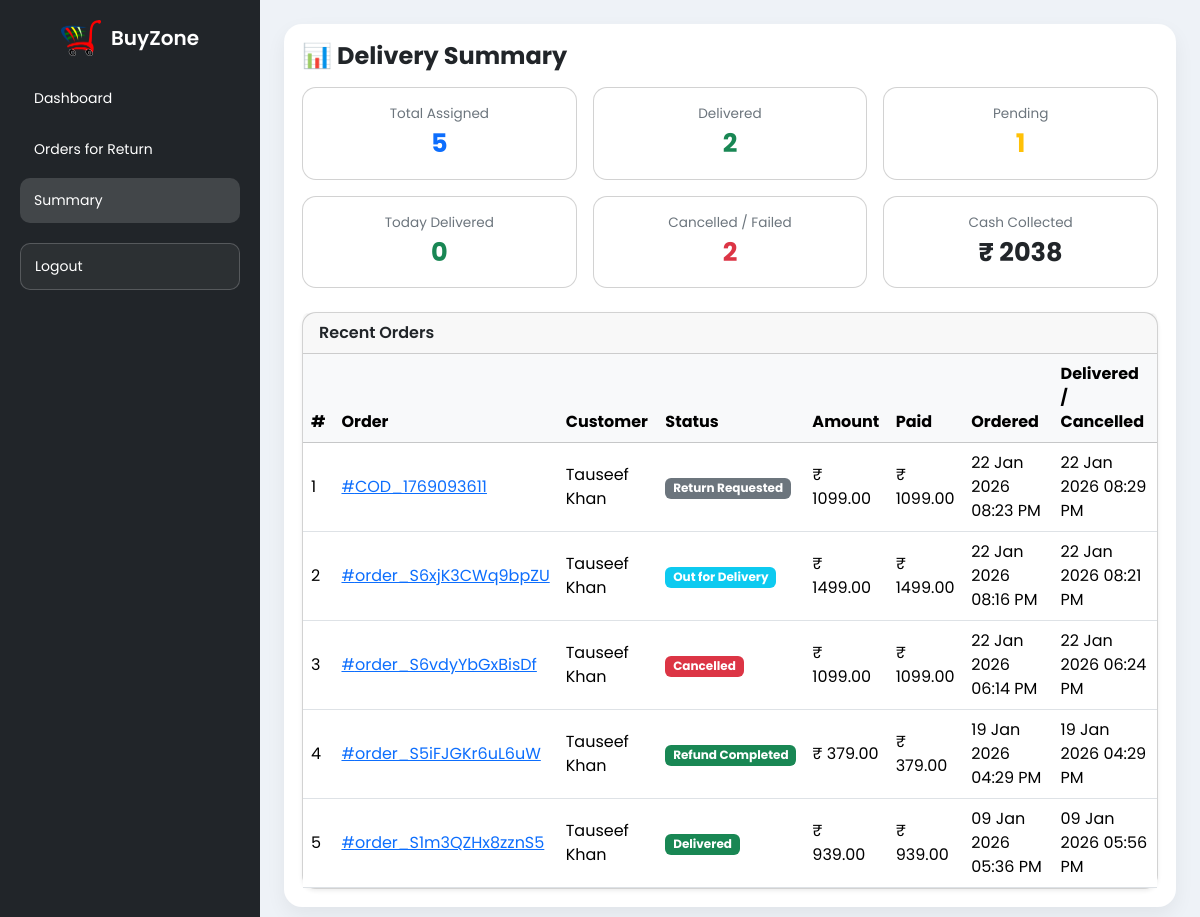
Before: /delivery/stats/ (signed in) with the older database file.
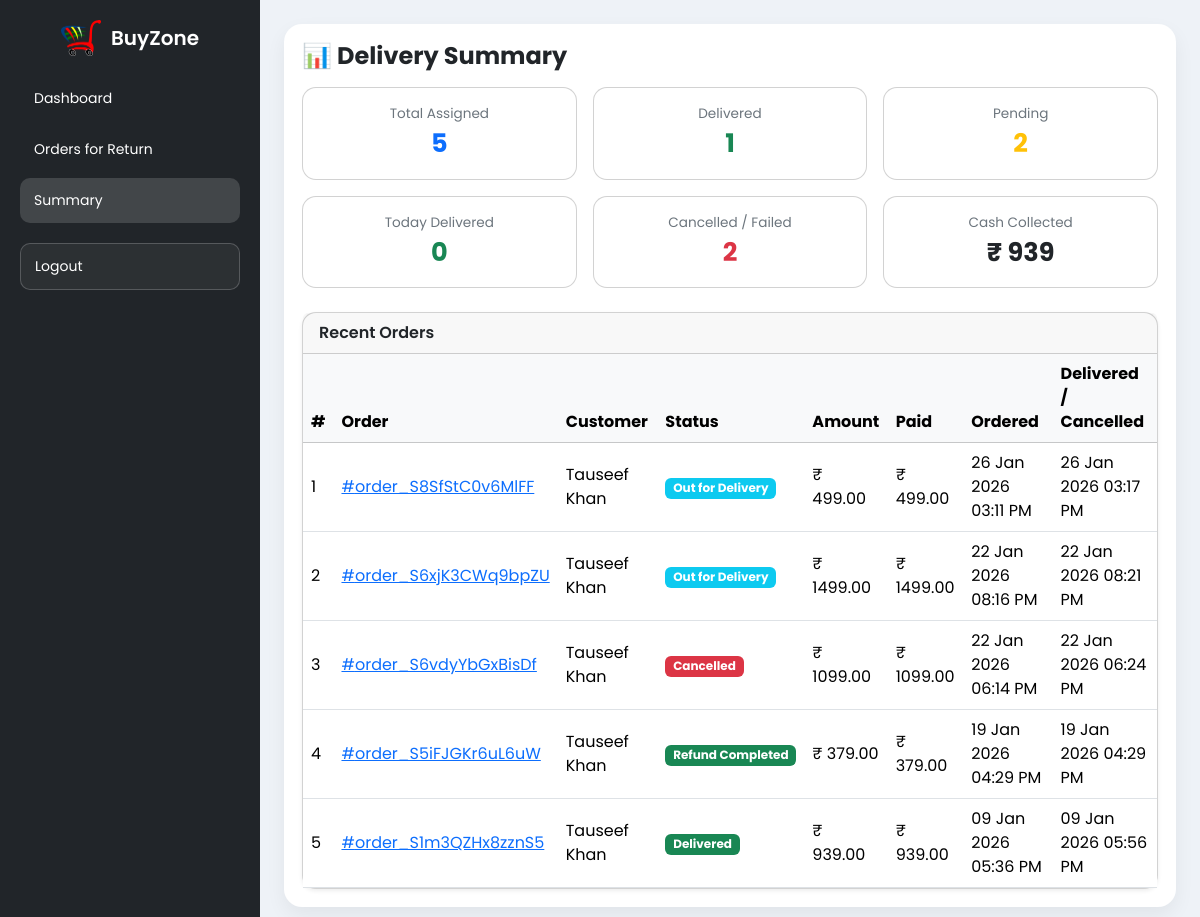
After: the same page with the newer database file.
### buyzoneapp/models.py (models this page shows, shortened)
class Orders(models.Model):
    items_json = models.JSONField()
    name = models.CharField(max_length=90)
    email = models.EmailField()
    amount = models.DecimalField(max_digits=10, decimal_places=2)
    address1 = models.CharField(max_length=255)
    address2 = models.CharField(max_length=255, blank=True)
    city = models.CharField(max_length=100)
    state = models.CharField(max_length=100)
    zip_code = models.CharField(max_length=10)
    phone = models.CharField(max_length=15)
    oid = models.CharField(max_length=100, blank=True, null=True)
    paymentstatus = models.CharField(max_length=30, default="Pending")
    amountpaid = models.DecimalField(max_digits=10, decimal_places=2, default=0)
    BookDate = models.DateTimeField(default=timezone.now)
    payment_id = models.CharField(max_length=255, null=True, blank=True)  # razorpay_payment_id
    refund_id = models.CharField(max_length=255, null=True, blank=True)
    is_refunded = models.BooleanField(default=False)
    delivered_at = models.DateTimeField(null=True, blank=True)
    is_returned = models.BooleanField(default=False)
    assigned_to = models.ForeignKey(
        settings.AUTH_USER_MODEL,
        on_delete=models.SET_NULL,
        null=True,
        blank=True,
        related_name='delivery_orders'
    )
    class Meta:
        verbose_name = "Order"
        verbose_name_plural = "Orders"

class OrderUpdate(models.Model):
    order = models.ForeignKey(
        Orders,
        related_name="updates",
        on_delete=models.CASCADE
    )
    update_desc = models.TextField()
    delivered = models.BooleanField(default=False)
    update_date = models.DateTimeField(auto_now_add=True)
    class Meta:
        verbose_name = "Order Update"
        verbose_name_plural = "Order Updates"

### delivery/views.py (the view)
# urls.py: path("stats/", views.delivery_stats, name="delivery_stats"),
@login_required
@delivery_required
def delivery_stats(request):
    user = request.user
    today = localdate()
    total_assigned = Orders.objects.filter(
        assigned_to=user
    ).count()
    delivered_count = Orders.objects.filter(
        assigned_to=user,
        deliveryotp__verified=True
    ).count()
    pending_count = Orders.objects.filter(
        assigned_to=user
    ).exclude(
        paymentstatus="Cancelled"
    ).filter(
        Q(deliveryotp__verified=False) | Q(deliveryotp__isnull=True)
    ).distinct().count()
    today_delivered = Orders.objects.filter(
        assigned_to=user,
        deliveryotp__verified=True,
        deliveryotp__created_at__date=today
    ).count()
    cancelled_count = Orders.objects.filter(
        assigned_to=user,
        paymentstatus="Cancelled"
    ).count()
    cash_collected = Orders.objects.filter(
        assigned_to=user,
        deliveryotp__verified=True
    ).aggregate(total=Sum("amountpaid"))["total"] or 0
    recent_orders = Orders.objects.filter(
        assigned_to=user,
        paymentstatus__in=["Pending", "Paid", "Cancelled"]
    ).order_by("-id")[:10]
    context = {
        "total_assigned": total_assigned,
        "delivered_count": delivered_count,
        "pending_count": pending_count,
        "today_delivered": today_delivered,
        "cancelled_count": cancelled_count,
        "cash_collected": cash_collected,
        "recent_orders": recent_orders,
    }
    return render(request, "delivery/stats.html", context)

### delivery/views.py (called while the page is built)
def delivery_required(view_func):
    return user_passes_test(
        lambda user: user.is_authenticated and user.groups.filter(name='DeliveryBoy').exists()
    )(view_func)

### templates/delivery/stats.html (shortened to what this page needs)
{% extends "delivery/base.html" %}
{% block main %}
<div class="d-flex justify-content-between align-items-center mb-3">
  <h4 class="fw-bold mb-0">📊 Delivery Summary</h4>
</div>
<div class="row g-3">
  <div class="col-6 col-lg-4">
    <div class="card stat-card text-center">
      <div class="stat-title">Total Assigned</div>
      <div class="stat-value text-primary">{{ total_assigned }}</div>
    </div>
  </div>
  <div class="col-6 col-lg-4">
    <div class="card stat-card text-center">
      <div class="stat-title">Delivered</div>
      <div class="stat-value text-success">{{ delivered_count }}</div>
    </div>
  </div>
  <div class="col-6 col-lg-4">
    <div class="card stat-card text-center">
      <div class="stat-title">Pending</div>
      <div class="stat-value text-warning">{{ pending_count }}</div>
    </div>
  </div>
  <div class="col-6 col-lg-4">
    <div class="card stat-card text-center">
      <div class="stat-title">Today Delivered</div>
      <div class="stat-value text-success">{{ today_delivered }}</div>
    </div>
  </div>
  <div class="col-6 col-lg-4">
    <div class="card stat-card text-center">
      <div class="stat-title">Cancelled / Failed</div>
      <div class="stat-value text-danger">{{ cancelled_count }}</div>
    </div>
  </div>
  <div class="col-6 col-lg-4">
    <div class="card stat-card text-center">
      <div class="stat-title">Cash Collected</div>
      <div class="stat-value text-dark">₹ {{ cash_collected }}</div>
    </div>
  </div>
</div>
<div class="card shadow-sm mt-4">
  <div class="card-header fw-semibold">
    Recent Orders
  </div>
  <div class="table-responsive d-none d-lg-block">
    <table class="table align-middle mb-0">
      <thead class="table-light">
        <tr>
          <th>#</th>
          <th>Order</th>
          <th>Customer</th>
          <th>Status</th>
          <th>Amount</th>
          <th>Paid</th>
          <th>Ordered</th>
          <th>Delivered / Cancelled</th>
        </tr>
      </thead>
      <tbody>
        {% for order in recent_orders %}
        <tr>
          <td>{{ forloop.counter }}</td>
          <td>
            <a href="{% url 'orderDetails' order.oid %}">
              #{{ order.oid }}
            </a>
          </td>
          <td>{{ order.name }}</td>
          <td>
            {% with latest=order.updates.last %}
              {% if order.is_refunded %}
                <span class="badge bg-success">Refund Completed</span>
              {% elif order.paymentstatus == "Return Completed" %}
                <span class="badge bg-dark">Return Completed</span>
              {% elif latest and latest.delivered %}
                <span class="badge bg-success">Delivered</span>
              {% elif order.is_returned %}
                <span class="badge bg-secondary">Return Requested</span>
              {% elif order.paymentstatus == "Cancelled" %}
                <span class="badge bg-danger">Cancelled</span>
              {% elif order.assigned_to %}
                <span class="badge bg-info">Out for Delivery</span>
              {% elif order.paymentstatus == "Pending" %}
                <span class="badge bg-warning text-dark">Pending</span>
              {% endif %}
            {% endwith %}
          </td>
          <td>₹ {{ order.amount }}</td>
          <td>₹ {{ order.amountpaid }}</td>
          <td>{{ order.BookDate|date:"d M Y h:i A" }}</td>
          <td>
            {% if order.updates.last %}
              {{ order.updates.last.update_date|date:"d M Y h:i A" }}
            {% else %}
              N/A
            {% endif %}
          </td>
        </tr>
        {% empty %}
        <tr>
          <td colspan="8" class="text-center text-muted py-3">
            No recent orders
          </td>
        </tr>
        {% endfor %}
      </tbody>
    </table>
  </div>
</div>
{% endblock %}

Changed rows visible on the page:
no longer on this page (row edited): Orders: oid "COD_1769093611", name "Tauseef Khan", is_refunded "Return Requested", amount "1099.00", amountpaid "1099.00", BookDate "22 Jan 2026 08:23 PM", updates.last.update_date "22 Jan 2026 08:29 PM"
added Orders: oid "order_S8SfStC0v6MlFF", name "Tauseef Khan", is_refunded "Out for Delivery", amount "499.00", amountpaid "499.00", BookDate "26 Jan 2026 03:11 PM", updates.last.update_date "26 Jan 2026 03:17 PM"
Other visible differences:
{{ delivered_count }}: "2" → "1"
{{ pending_count }}: "1" → "2"
{{ cash_collected }}: "2038" → "939"
